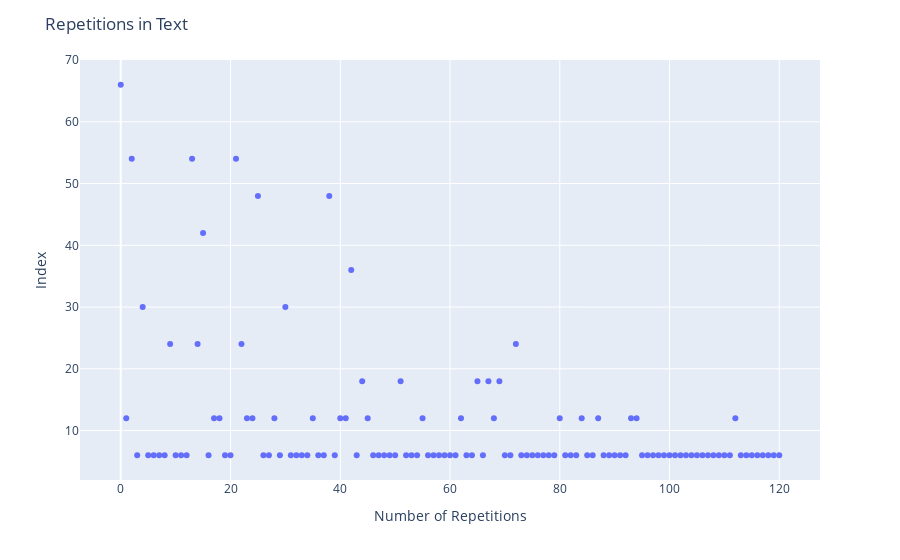

The notebook cell this image was saved under:
### Code cell
import plotly.express as px

# Create the scatter plot with hover information
fig = px.scatter(df, x=df.index, y="number_of_repetitions", hover_name='word')

# Set the axis labels and title
fig.update_layout(xaxis_title='Number of Repetitions', yaxis_title='Index', title='Repetitions in Text')

# Show the plot
fig.show()

### Figure 1 — Plotly figure (JSON) as saved in the notebook; plotly's stock layout.template omitted (floating-point values rounded to 4 significant figures)
{"data": [{"hovertemplate": "<b>%{hovertext}</b><br><br>index=%{x}<br>number_of_repetitions=%{y}<extra></extra>", "hovertext": ["the", "story", "have", "hold", "we", "round", "fire", "sufficiently", "breathless", "but", "except", "obvious", "remark", "that", "it", "be", "gruesome", "as", "on", "Christmas", "Eve", "in", "an", "old", "house", "a", "strange", "tale", "should", "essentially", "I", "remember", "no", "comment", "utter", "till", "somebody", "happen", "to", "say", "only", "case", "he", "meet", "which", "such", "visitation", "fall", "child", "may", "mention", "of", "apparition", "just", "gather", "for", "occasion", "appearance", "dreadful", "kind", "little", "boy", "sleep", "room", "with", "his", "mother", "and", "wake", "she", "up", "terror", "not", "dissipate", "dread", "soothe", "again", "encounter", "also", "herself", "before", "succeed", "do", "so", "same", "sight", "shake", "this", "observation", "draw", "from", "Douglas", "immediately", "later", "evening", "reply", "interesting", "consequence", "call", "attention", "someone", "else", "tell", "particularly", "effective", "see", "follow", "take", "sign", "himself", "something", "produce", "wait", "fact", "two", "night", "scatter", "bring", "out", "what", "mind"], "legendgroup": "", "marker": {"color": "#636efa", "symbol": "circle"}, "mode": "markers", "name": "", "orientation": "v", "showlegend": false, "type": "scatter", "x": [0, 1, 2, 3, 4, 5, 6, 7, 8, 9, 10, 11, 12, 13, 14, 15, 16, 17, 18, 19, 20, 21, 22, 23, 24, 25, 26, 27, 28, 29, 30, 31, 32, 33, 34, 35, 36, 37, 38, 39, 40, 41, 42, 43, 44, 45, 46, 47, 48, 49, 50, 51, 52, 53, 54, 55, 56, 57, 58, 59, 60, 61, 62, 63, 64, 65, 66, 67, 68, 69, 70, 71, 72, 73, 74, 75, 76, 77, 78, 79, 80, 81, 82, 83, 84, 85, 86, 87, 88, 89, 90, 91, 92, 93, 94, 95, 96, 97, 98, 99, 100, 101, 102, 103, 104, 105, 106, 107, 108, 109, 110, 111, 112, 113, 114, 115, 116, 117, 118, 119, 120], "xaxis": "x", "y": [66, 12, 54, 6, 30, 6, 6, 6, 6, 24, 6, 6, 6, 54, 24, 42, 6, 12, 12, 6, 6, 54, 24, 12, 12, 48, 6, 6, 12, 6, 30, 6, 6, 6, 6, 12, 6, 6, 48, 6, 12, 12, 36, 6, 18, 12, 6, 6, 6, 6, 6, 18, 6, 6, 6, 12, 6, 6, 6, 6, 6, 6, 12, 6, 6, 18, 6, 18, 12, 18, 6, 6, 24, 6, 6, 6, 6, 6, 6, 6, 12, 6, 6, 6, 12, 6, 6, 12, 6, 6, 6, 6, 6, 12, 12, 6, 6, 6, 6, 6, 6, 6, 6, 6, 6, 6, 6, 6, 6, 6, 6, 6, 12, 6, 6, 6, 6, 6, 6, 6, 6], "yaxis": "y"}], "layout": {"legend": {"tracegroupgap": 0}, "margin": {"t": 60}, "title": {"text": "Repetitions in Text"}, "xaxis": {"anchor": "y", "domain": [0, 1], "title": {"text": "Number of Repetitions"}}, "yaxis": {"anchor": "x", "domain": [0, 1], "title": {"text": "Index"}}}}
